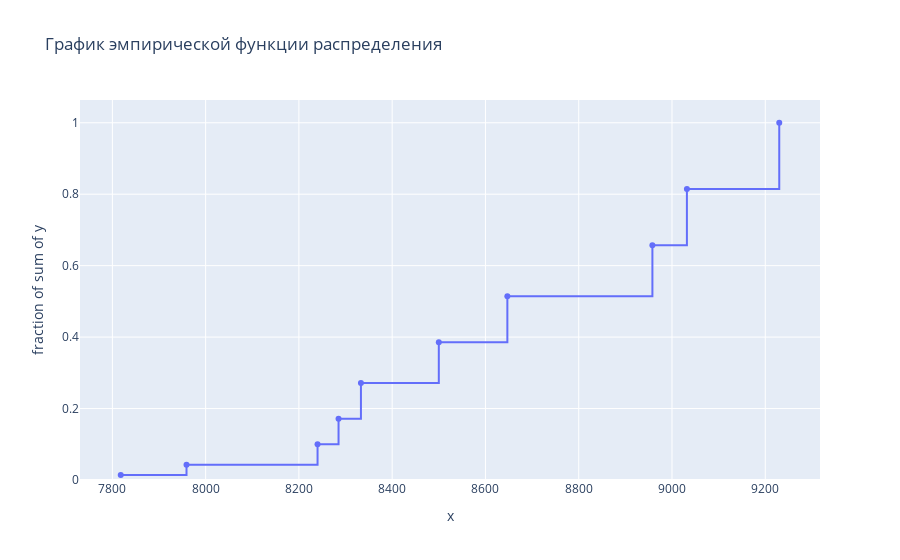

The cell this chart's notebook holds for it:
### Markdown cell above
### График эмпирической функции распределения

### Code cell
fig = px.ecdf(x=unique, y=emp_func.values.tolist()[0], markers=True, title='График эмпирической функции распределения')
fig.show()

### Figure 1 — Plotly figure (JSON) as saved in the notebook; plotly's stock layout.template omitted (floating-point values rounded to 4 significant figures)
{"data": [{"hovertemplate": "x=%{x}<br>fraction of sum of y=%{y}<extra></extra>", "legendgroup": "", "line": {"dash": "solid", "shape": "hv"}, "marker": {"color": "#636efa", "symbol": "circle"}, "mode": "markers+lines", "name": "", "orientation": "v", "showlegend": false, "type": "scatter", "x": [7818, 7959, 8240, 8285, 8333, 8500, 8647, 8958, 9032, 9230], "xaxis": "x", "y": [0.01429, 0.04286, 0.1, 0.1714, 0.2714, 0.3857, 0.5143, 0.6571, 0.8143, 1], "yaxis": "y"}], "layout": {"legend": {"tracegroupgap": 0}, "title": {"text": "График эмпирической функции распределения"}, "xaxis": {"anchor": "y", "domain": [0, 1], "title": {"text": "x"}}, "yaxis": {"anchor": "x", "domain": [0, 1], "rangemode": "tozero", "title": {"text": "fraction of sum of y"}}}}
